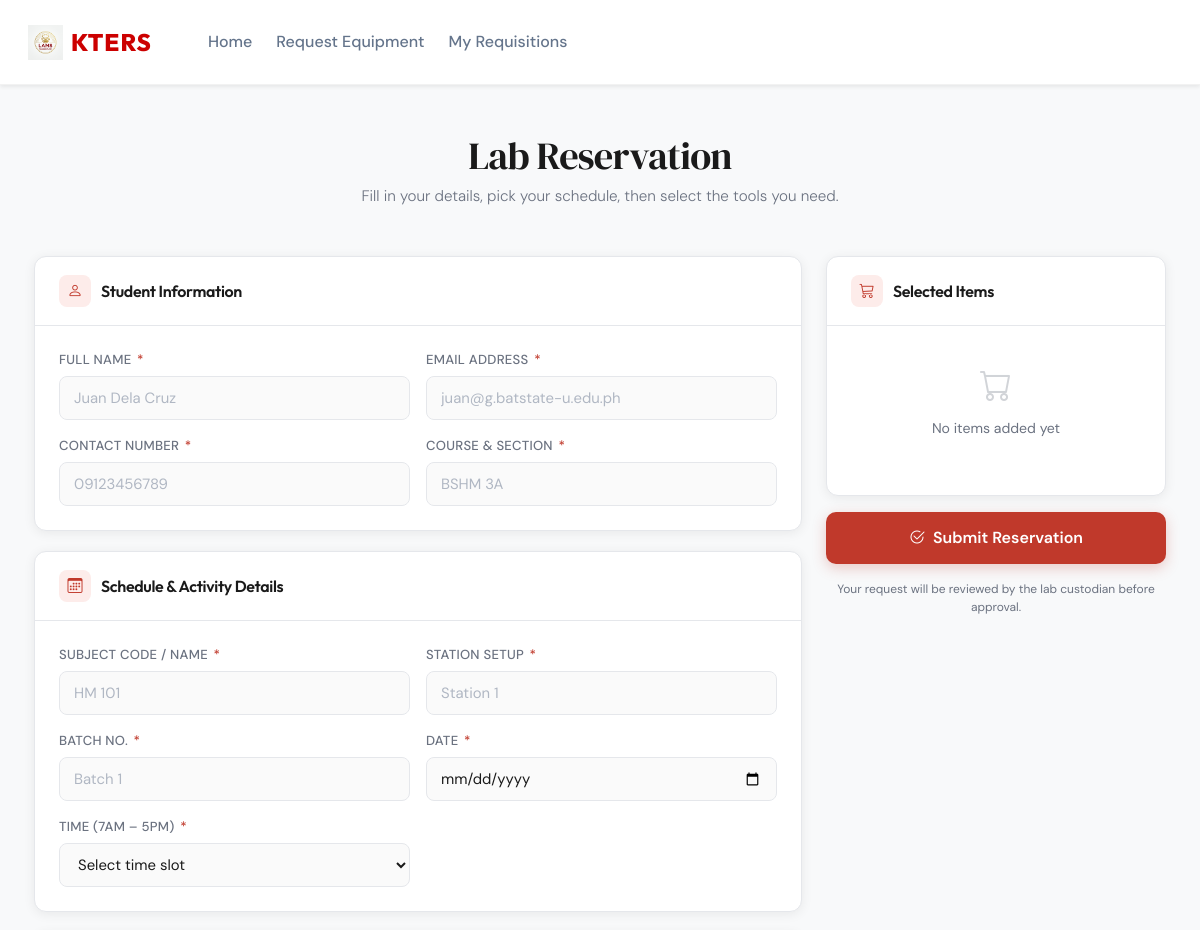
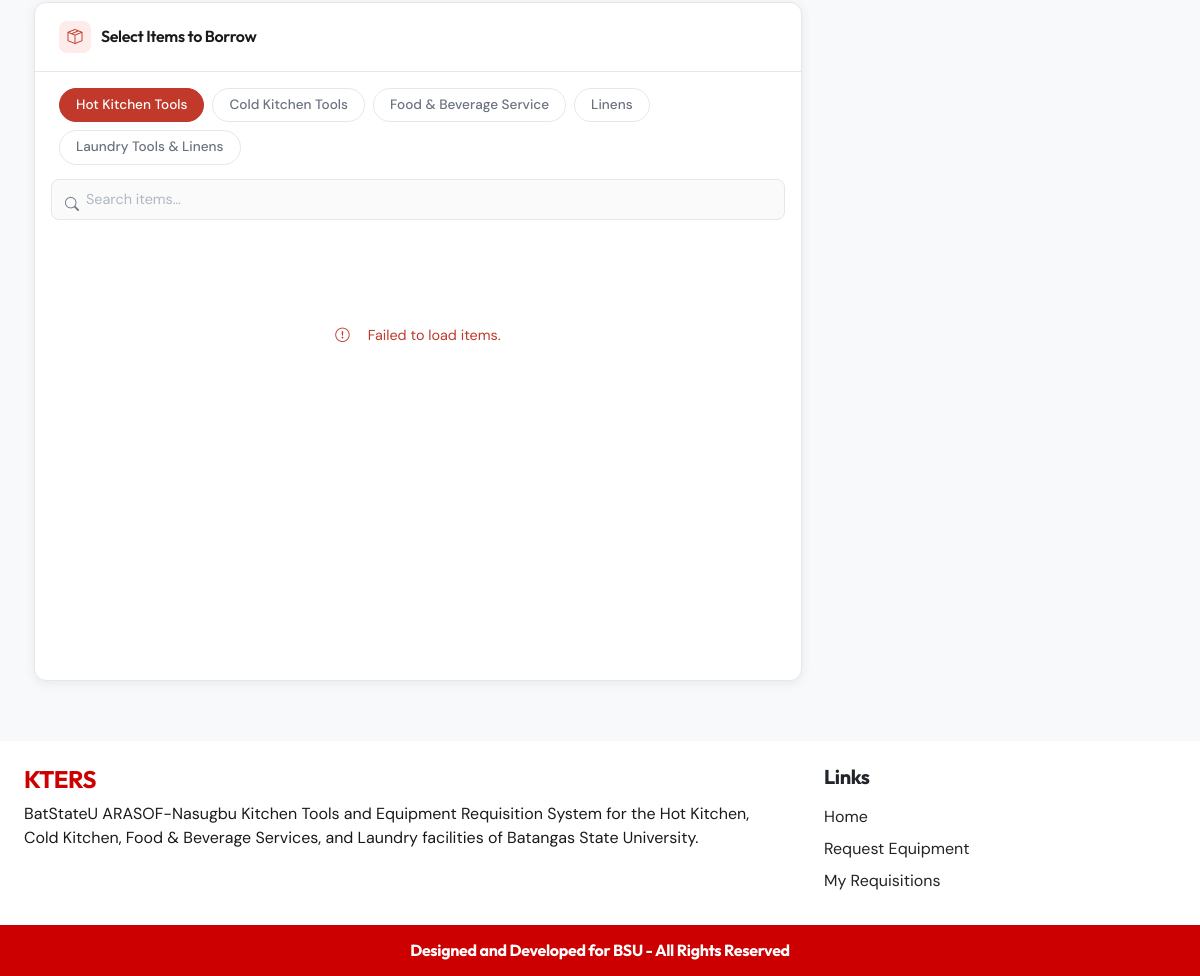
/reserve_fixed.php, run on the app's committed database (2 pictures, top to bottom).
### tables this page shows
CREATE TABLE `lab_categories` (
  `id` int(11) NOT NULL,
  `name` varchar(100) NOT NULL,
  `description` text DEFAULT NULL,
  `sort_order` int(11) DEFAULT 0,
  `is_active` tinyint(1) DEFAULT 1,
  `created_at` timestamp NOT NULL DEFAULT current_timestamp()
);

### reserve_fixed.php (the view, shortened to what this page needs)
<?php
require('inc/header.php');
$cat_res = mysqli_query($con, "SELECT * FROM lab_categories");
$categories = [];
while ($row = mysqli_fetch_assoc($cat_res)) {
    $categories[] = $row;
}
?>
<div class="reserve-header">
    <h1>Lab Reservation</h1>
    <p>Fill in your details, pick your schedule, then select the tools you need.</p>
</div>
<div class="reserve-layout">
    <div>
        <div class="r-card">
            <div class="r-card-header">
                <div class="icon"><i class="bi bi-person"></i></div>
                <h2>Student Information</h2>
            </div>
            <div class="r-card-body">
                <div class="form-row">
                    <div class="field">
                        <label>Full Name <span class="req">*</span></label>
                        <input type="text" id="req_name" placeholder="Juan Dela Cruz">
                    </div>
                    <div class="field">
                        <label>Email Address <span class="req">*</span></label>
                        <input type="email" id="req_email" placeholder="juan@g.batstate-u.edu.ph">
                    </div>
                    <div class="field">
                        <label>Contact Number <span class="req">*</span></label>
                        <input type="text" id="req_contact" placeholder="09123456789">
                    </div>
                    <div class="field">
                        <label>Course &amp; Section <span class="req">*</span></label>
                        <input type="text" id="req_course" placeholder="BSHM 3A">
                    </div>
                </div>
            </div>
        </div>
        <div class="r-card">
            <div class="r-card-header">
                <div class="icon"><i class="bi bi-calendar3"></i></div>
                <h2>Schedule &amp; Activity Details</h2>
            </div>
            <div class="r-card-body">
                <div class="form-row">
                    <div class="field">
                        <label>Subject Code / Name <span class="req">*</span></label>
                        <input type="text" id="req_subject" placeholder="HM 101">
                    </div>
                    <div class="field">
                        <label>Station Setup <span class="req">*</span></label>
                        <input type="text" id="req_station" placeholder="Station 1">
                    </div>
                    <div class="field">
                        <label>Batch No. <span class="req">*</span></label>
                        <input type="text" id="req_batch" placeholder="Batch 1">
                    </div>
                    <div class="field">
                        <label>Date <span class="req">*</span></label>
                        <input type="date" id="req_date" min="<?= date('Y-m-d') ?>">
                    </div>
                    <div class="field">
                        <label>Time (7AM – 5PM) <span class="req">*</span></label>
                        <select id="req_time">
                            <option value="" disabled selected>Select time slot</option>
                        </select>
                    </div>
                </div>
            </div>
        </div>
        <div class="r-card">
            <div class="r-card-header">
                <div class="icon"><i class="bi bi-box-seam"></i></div>
                <h2>Select Items to Borrow</h2>
            </div>
            <div class="cat-tabs">
                <?php $first = true;
                foreach ($categories as $cat): ?>
                    <button class="cat-tab <?= $first ? 'active' : '' ?>" data-cat="<?= $cat['id'] ?>"
                        onclick="switchCategory(<?= $cat['id'] ?>, this)">
                        <?= htmlspecialchars($cat['name']) ?>
                    </button>
                    <?php $first = false; endforeach; ?>
            </div>
            <div class="items-search-wrap" style="padding: 14px 16px 0;">
                <input type="text" id="items-search" class="items-search" placeholder="Search items…"
                    oninput="handleSearch(this.value)">
            </div>
            <div class="items-scroll-area" style="padding: 16px 16px 20px;">
                <?php $first = true;
                foreach ($categories as $cat): ?>
                    <div class="items-grid" id="items-pane-<?= $cat['id'] ?>" style="<?= $first ? '' : 'display:none' ?>">
                    </div>
                    <?php $first = false; endforeach; ?>
            </div>
        </div>
    </div>
    <div class="sidebar">
        <div class="r-card" style="margin-bottom:0">
            <div class="r-card-header">
                <div class="icon"><i class="bi bi-cart3"></i></div>
                <h2>Selected Items</h2>
            </div>
            <div class="r-card-body" style="padding-top:4px;">
                <div id="cart-empty" class="cart-empty">
                    <i class="bi bi-cart"></i>
                    No items added yet
                </div>
            </div>
        </div>
        <button class="btn-submit" onclick="submitReservation()">
            <i class="bi bi-check2-circle"></i>
            Submit Reservation
        </button>
        <p style="font-size:0.75rem;color:var(--muted);text-align:center;margin:0;">
            Your request will be reviewed by the lab custodian before approval.
        </p>
    </div>
</div>
<?php require('inc/footer.php'); ?>

### assets/css/style.css (style rules this page uses)
:root { --bsu-red: #cc0000; --bsu-red-dark: #990000; --bsu-red-light: #ffcccc; --accent: #fcd34d; --bg-color: #f4f6f9; --text-main: #0f172a; --text-muted: #64748b; --card-bg: #ffffff; --shadow-sm: 0 4px 6px -1px rgba(0, 0, 0, 0.05), 0 2px 4px -1px rgba(0, 0, 0, 0.03); --shadow-md: 0 10px 15px -3px rgba(0, 0, 0, 0.08), 0 4px 6px -2px rgba(0, 0, 0, 0.04); --shadow-lg: 0 20px 25px -5px rgba(0, 0, 0, 0.1), 0 10px 10px -5px rgba(0, 0, 0, 0.04); --shadow-hover: 0 25px 30px -5px rgba(204, 0, 0, 0.15), 0 15px 15px -5px rgba(204, 0, 0, 0.05); --border-radius: 16px; --transition: all 0.3s cubic-bezier(0.4, 0, 0.2, 1); }
body { font-family: 'Plus Jakarta Sans', sans-serif; background-color: var(--bg-color); color: var(--text-main); overflow-x: hidden; }
h1, h2, h3, h4, h5, h6 { font-family: 'Outfit', sans-serif; font-weight: 700; letter-spacing: -0.02em; }

### data on the page
lab_categories: name "Hot Kitchen Tools"
lab_categories: name "Cold Kitchen Tools"
lab_categories: name "Food & Beverage Service"
lab_categories: name "Linens"
lab_categories: name "Laundry Tools & Linens"
